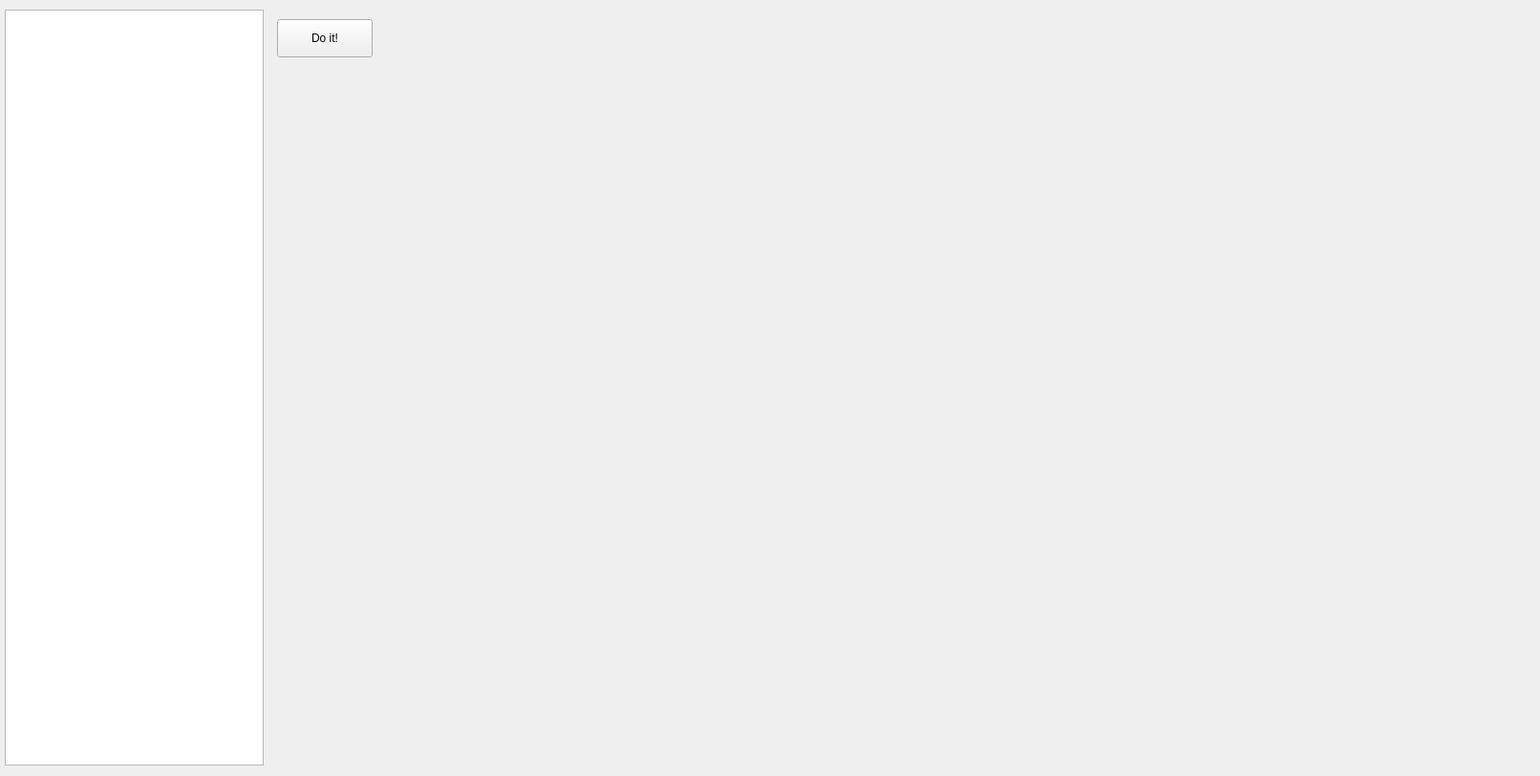
<?xml version="1.0" encoding="UTF-8"?>
<ui version="4.0">
 <class>Xview</class>
 <widget class="QMainWindow" name="Xview">
  <property name="geometry">
   <rect>
    <x>0</x>
    <y>0</y>
    <width>1612</width>
    <height>812</height>
   </rect>
  </property>
  <property name="windowTitle">
   <string>Xview</string>
  </property>
  <widget class="QWidget" name="centralwidget">
   <widget class="QPushButton" name="push_do">
    <property name="geometry">
     <rect>
      <x>290</x>
      <y>20</y>
      <width>100</width>
      <height>40</height>
     </rect>
    </property>
    <property name="font">
     <font>
      <pointsize>9</pointsize>
      <bold>false</bold>
     </font>
    </property>
    <property name="text">
     <string>Do it!</string>
    </property>
   </widget>
   <widget class="QListWidget" name="list_project">
    <property name="geometry">
     <rect>
      <x>5</x>
      <y>10</y>
      <width>271</width>
      <height>791</height>
     </rect>
    </property>
   </widget>
   <widget class="QWidget" name="verticalLayoutWidget_3">
    <property name="geometry">
     <rect>
      <x>570</x>
      <y>20</y>
      <width>1021</width>
      <height>361</height>
     </rect>
    </property>
    <layout class="QVBoxLayout" name="layout_stats_xanes"/>
   </widget>
   <widget class="QWidget" name="verticalLayoutWidget_4">
    <property name="geometry">
     <rect>
      <x>570</x>
      <y>400</y>
      <width>1021</width>
      <height>391</height>
     </rect>
    </property>
    <layout class="QVBoxLayout" name="layout_stats_k_space"/>
   </widget>
  </widget>
  <action name="action_open_project">
   <property name="text">
    <string>&amp;Open project</string>
   </property>
  </action>
  <action name="action_save_project">
   <property name="text">
    <string>&amp;Save project</string>
   </property>
  </action>
  <action name="action_save_datasets_as_text">
   <property name="text">
    <string>Save datasets as text</string>
   </property>
  </action>
  <action name="action_exit">
   <property name="text">
    <string>&amp;Exit</string>
   </property>
  </action>
  <action name="action_merge">
   <property name="text">
    <string>Merge</string>
   </property>
  </action>
  <action name="action_rename">
   <property name="text">
    <string>Rename</string>
   </property>
  </action>
  <action name="action_remove">
   <property name="text">
    <string>Remove</string>
   </property>
  </action>
  <action name="action_combine_and_save_as_text">
   <property name="text">
    <string>Combine and save as text</string>
   </property>
  </action>
 </widget>
 <resources/>
 <connections/>
</ui>
